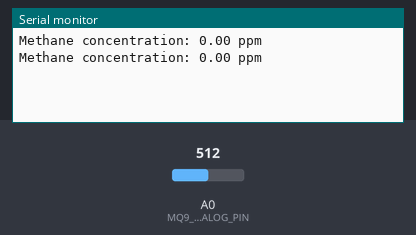
Simulated run of this sketch. Board: ESP8266 (NodeMCU). Shown: the last lines printed to the serial monitor. Inputs (shaded band) come from the test bench; at power-on: A0 (MQ9_ANALOG_PIN) = 512.

Above: at 1.8 s.
1.9 s: A0 (MQ9_ANALOG_PIN) set to 0
At 2.8 s:
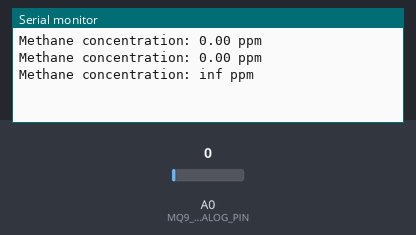
4.5 s: A0 (MQ9_ANALOG_PIN) set to 122
At 5.3 s:
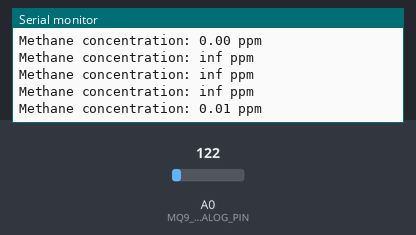

Measured:
- after the input at 1.9 s, the serial monitor: prints a new line after 0.10 s (image 1)
- after the input at 4.5 s, the serial monitor: prints a new line after 0.50 s (image 2)

The sketch:

mq9-raw-reading-calibration.ino
```cpp
#include <ESP8266WiFi.h>
#include <Wire.h>

#define MQ9_ANALOG_PIN A0

float Ro = 9.83; // MQ-9 resistance in clear air for methane
float a = 27.038; // factor for methane
float b = -3.21; // exponent for methane

void setup() {
  Serial.begin(9600);
}

void loop() {
  float Rs = analogRead(MQ9_ANALOG_PIN);
  float ratio = Rs / Ro;
  float ppm = a * pow(ratio, b);

  Serial.print("Methane concentration: ");
  Serial.print(ppm);
  Serial.println(" ppm");

  delay(1000);
}
```
